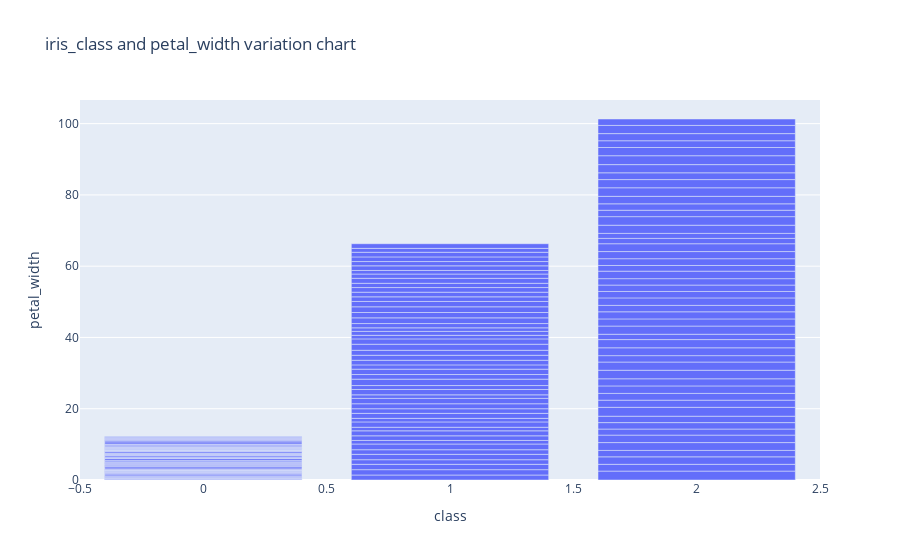

The notebook cell this image was saved under:
### Markdown cell above
# Question 5

### Code cell
#visualize data
fig = px.bar(iris_data, x = iris_data['class'], y = iris_data.petal_width, title="iris_class and petal_width variation chart")
fig.show()

### Figure 1 — Plotly figure (JSON) as saved in the notebook; plotly's stock layout.template omitted (floating-point values rounded to 4 significant figures; data arrays with more than 128 entries replaced by an {"elided": "..."} marker saying what was removed)
{"data": [{"alignmentgroup": "True", "hovertemplate": "class=%{x}<br>petal_width=%{y}<extra></extra>", "legendgroup": "", "marker": {"color": "#636efa"}, "name": "", "offsetgroup": "", "orientation": "v", "showlegend": false, "textposition": "auto", "type": "bar", "x": {"elided": "150 int values"}, "xaxis": "x", "y": {"elided": "150 float values"}, "yaxis": "y"}], "layout": {"barmode": "relative", "legend": {"tracegroupgap": 0}, "title": {"text": "iris_class and petal_width variation chart"}, "xaxis": {"anchor": "y", "domain": [0, 1], "title": {"text": "class"}}, "yaxis": {"anchor": "x", "domain": [0, 1], "title": {"text": "petal_width"}}}}
